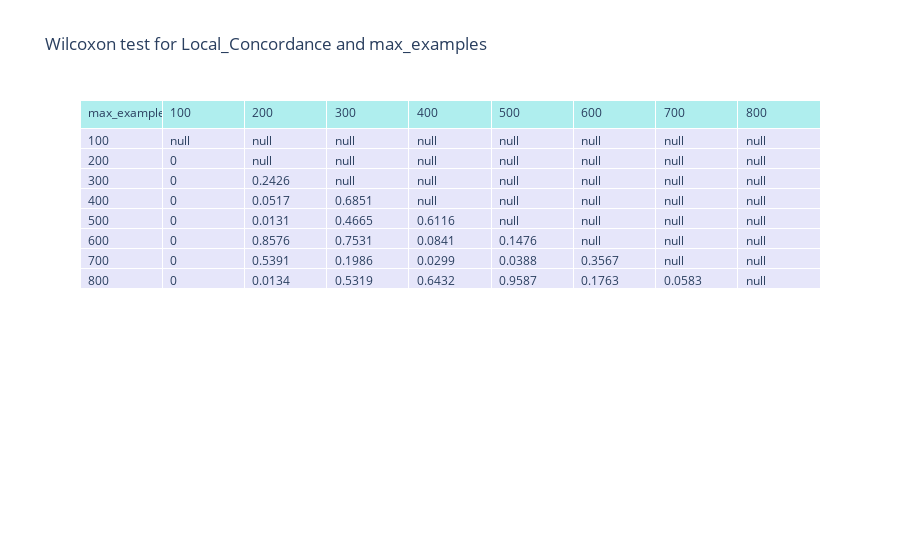
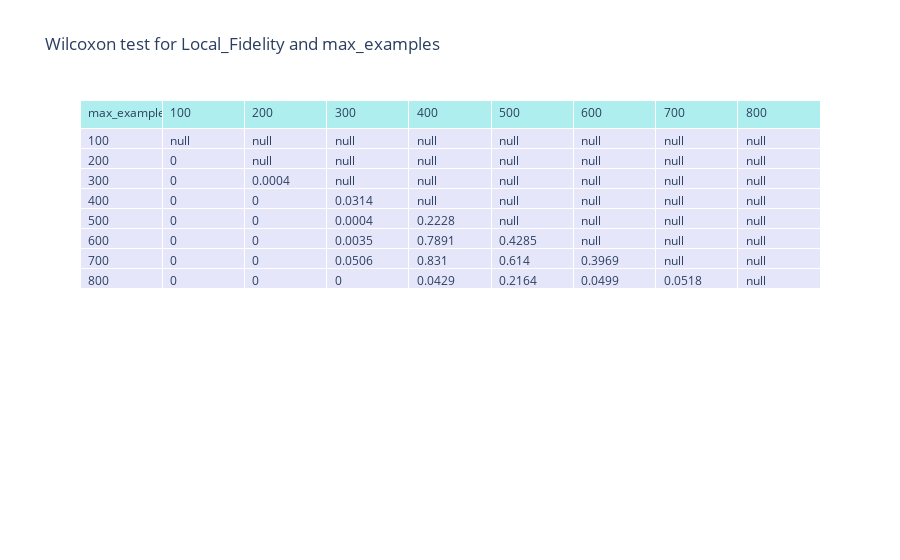
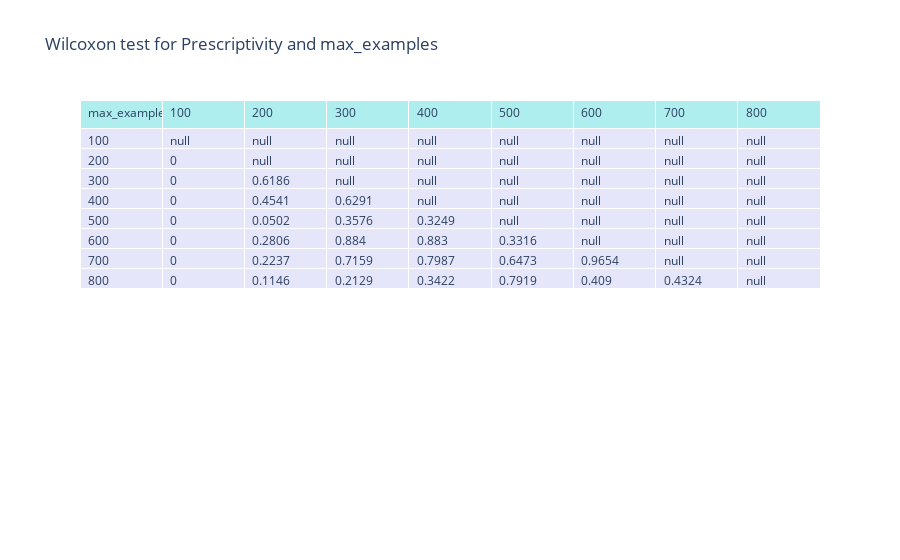
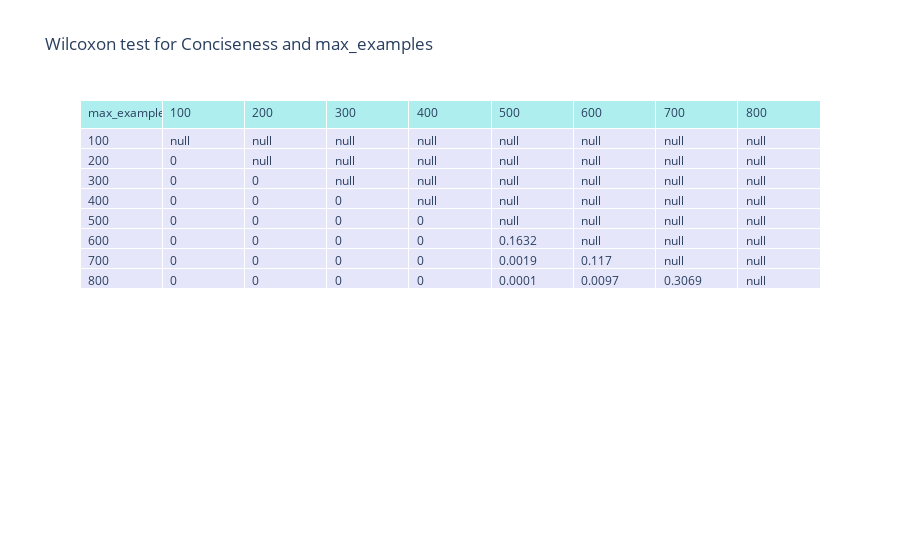

Notebook code for these charts, in order:
### Code cell
# Primer caso: comprobar cómo varía max_examples con el número de características
# DF Wilcoxon NxN: each row and column is a max_examples value and each cell is the p-value of the Wilcoxon test between the max_examples values
# Just for LIME
for m in metrics:
    df_wilcoxon = pd.DataFrame(index=cases_max_examples, columns=cases_max_examples)
    dfs = []
    for me in cases_max_examples:
        dfs.append(df[(df["max_examples"] == me) & (df["xai_model"] == "LIME") ])
    for i in range(len(dfs)):
        for j in range(i+1, len(dfs)):
            # write the p-value of the Wilcoxon test in the cell (i,j) with at most 4 decimals
            df_wilcoxon.iloc[i,j] = wilcoxon(dfs[i][m], dfs[j][m]).pvalue.round(4)
            
    # Plot the table with the p-values of the Wilcoxon test and color the cells
    fig = go.Figure(data=[go.Table( 
        header=dict(values=["max_examples"] + list(cases_max_examples),
                    fill_color='paleturquoise',
                    align='left'),
        cells=dict(values=[cases_max_examples] + [df_wilcoxon.iloc[i].values for i in range(len(df_wilcoxon))],
                     fill_color='lavender',
                        align='left'))
    ])
    fig.update_layout(title=f"Wilcoxon test for {m} and max_examples")
    fig.show()

### Figure 1 — Plotly figure (JSON) as saved in the notebook; plotly's stock layout.template omitted (floating-point values rounded to 4 significant figures)
{"data": [{"cells": {"align": "left", "fill": {"color": "lavender"}, "values": [[100, 200, 300, 400, 500, 600, 700, 800], [null, 0, 0, 0, 0, 0, 0, 0], [null, null, 0.2426, 0.0517, 0.0131, 0.8576, 0.5391, 0.0134], [null, null, null, 0.6851, 0.4665, 0.7531, 0.1986, 0.5319], [null, null, null, null, 0.6116, 0.0841, 0.0299, 0.6432], [null, null, null, null, null, 0.1476, 0.0388, 0.9587], [null, null, null, null, null, null, 0.3567, 0.1763], [null, null, null, null, null, null, null, 0.0583], [null, null, null, null, null, null, null, null]]}, "header": {"align": "left", "fill": {"color": "paleturquoise"}, "values": ["max_examples", 100, 200, 300, 400, 500, 600, 700, 800]}, "type": "table"}], "layout": {"title": {"text": "Wilcoxon test for Local_Concordance and max_examples"}}}

### Figure 2 — Plotly figure (JSON) as saved in the notebook; plotly's stock layout.template omitted (floating-point values rounded to 4 significant figures)
{"data": [{"cells": {"align": "left", "fill": {"color": "lavender"}, "values": [[100, 200, 300, 400, 500, 600, 700, 800], [null, 0, 0, 0, 0, 0, 0, 0], [null, null, 0.0004, 0, 0, 0, 0, 0], [null, null, null, 0.0314, 0.0004, 0.0035, 0.0506, 0], [null, null, null, null, 0.2228, 0.7891, 0.831, 0.0429], [null, null, null, null, null, 0.4285, 0.614, 0.2164], [null, null, null, null, null, null, 0.3969, 0.0499], [null, null, null, null, null, null, null, 0.0518], [null, null, null, null, null, null, null, null]]}, "header": {"align": "left", "fill": {"color": "paleturquoise"}, "values": ["max_examples", 100, 200, 300, 400, 500, 600, 700, 800]}, "type": "table"}], "layout": {"title": {"text": "Wilcoxon test for Local_Fidelity and max_examples"}}}

### Figure 3 — Plotly figure (JSON) as saved in the notebook; plotly's stock layout.template omitted (floating-point values rounded to 4 significant figures)
{"data": [{"cells": {"align": "left", "fill": {"color": "lavender"}, "values": [[100, 200, 300, 400, 500, 600, 700, 800], [null, 0, 0, 0, 0, 0, 0, 0], [null, null, 0.6186, 0.4541, 0.0502, 0.2806, 0.2237, 0.1146], [null, null, null, 0.6291, 0.3576, 0.884, 0.7159, 0.2129], [null, null, null, null, 0.3249, 0.883, 0.7987, 0.3422], [null, null, null, null, null, 0.3316, 0.6473, 0.7919], [null, null, null, null, null, null, 0.9654, 0.409], [null, null, null, null, null, null, null, 0.4324], [null, null, null, null, null, null, null, null]]}, "header": {"align": "left", "fill": {"color": "paleturquoise"}, "values": ["max_examples", 100, 200, 300, 400, 500, 600, 700, 800]}, "type": "table"}], "layout": {"title": {"text": "Wilcoxon test for Prescriptivity and max_examples"}}}

### Figure 4 — Plotly figure (JSON) as saved in the notebook; plotly's stock layout.template omitted (floating-point values rounded to 4 significant figures)
{"data": [{"cells": {"align": "left", "fill": {"color": "lavender"}, "values": [[100, 200, 300, 400, 500, 600, 700, 800], [null, 0, 0, 0, 0, 0, 0, 0], [null, null, 0, 0, 0, 0, 0, 0], [null, null, null, 0, 0, 0, 0, 0], [null, null, null, null, 0, 0, 0, 0], [null, null, null, null, null, 0.1632, 0.0019, 0.0001], [null, null, null, null, null, null, 0.117, 0.0097], [null, null, null, null, null, null, null, 0.3069], [null, null, null, null, null, null, null, null]]}, "header": {"align": "left", "fill": {"color": "paleturquoise"}, "values": ["max_examples", 100, 200, 300, 400, 500, 600, 700, 800]}, "type": "table"}], "layout": {"title": {"text": "Wilcoxon test for Conciseness and max_examples"}}}
